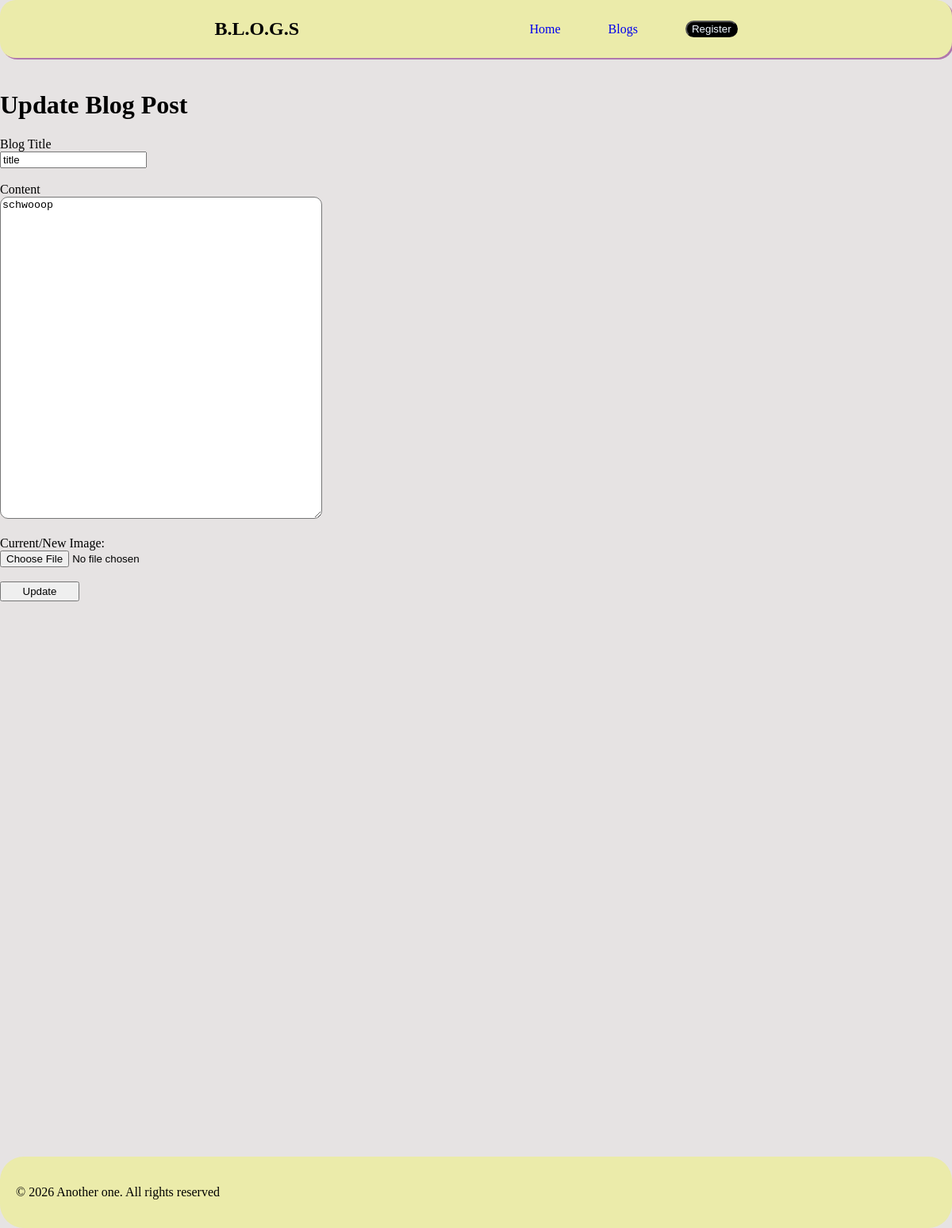
The app's page /update/3, older data.
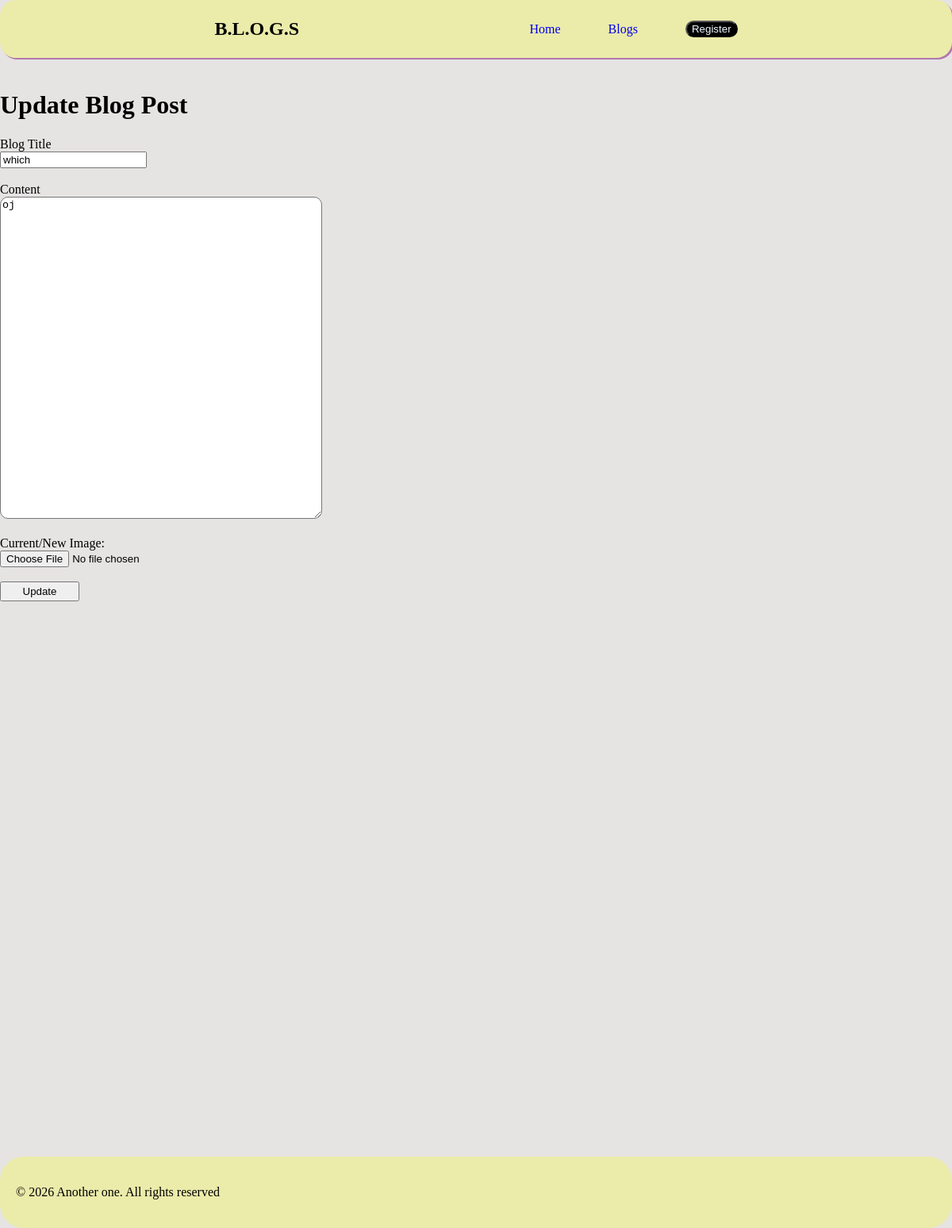
The same page, newer data.
### app.py (models this page shows, shortened)
class Blog(db.Model):
    id = db.Column(db.Integer, primary_key=True)
    title = db.Column(db.String(80))
    content = db.Column(db.String(1000))
    image = db.Column(db.String(200))
    created_at = db.Column(db.DateTime, default=datetime.utcnow)
    user_id=db.Column(db.Integer,db.ForeignKey('user.id'), nullable=False)

### app.py (the view, shortened to what this page needs)
@app.route("/update/<int:id>", methods=['GET', 'POST'])
def updateblog(id):
    blog = db.session.get(Blog, id)
    if not blog:
        flash("Blog post not found.", "error")
        return redirect(url_for("blogs"))
    Blogform = AddBlogForm(obj=blog)
    return render_template("updateblogs.html", form=Blogform, blog=blog)

### registerforms.py
class AddBlogForm(FlaskForm):
    title = StringField('Blog Title', validators=[InputRequired(message= "Can't be empty")])
    content = TextAreaField('Content', validators=[InputRequired(message="Can't be empty")])
    image = FileField('Upload title picture', validators=[FileRequired(), FileAllowed(['jpg', 'png', 'webp', 'jpeg'])])
    submit = SubmitField('Update')

### templates/updateblogs.html (shortened to what this page needs)
{%extends 'base.html'%}
{% block content%}
<h1>Update Blog Post</h1>
    <form method="POST" action="" enctype="multipart/form-data">
        <div>
            {{ form.title.label }}<br>
            {{ form.title(class="form-control") }}
        </div>
        <br>
        <div>
            {{ form.content.label }}<br>
            {{ form.content(rows=10, cols=50) }}
        </div>
        <br>
        <div>
            <label for="Blog_image">Current/New Image:</label><br>
            <input type="file" name="Blog_image" id="Blog_image">
        </div>
        <br>
        <div>
            {{ form.submit(style="width: 100px; height: 25px;") }}
        </div>
    </form>
{%endblock%}

Row changes from the older to the newer data that the page shows:
changed Blog: title "title" → "which"; content "schwooop" → "oj"
